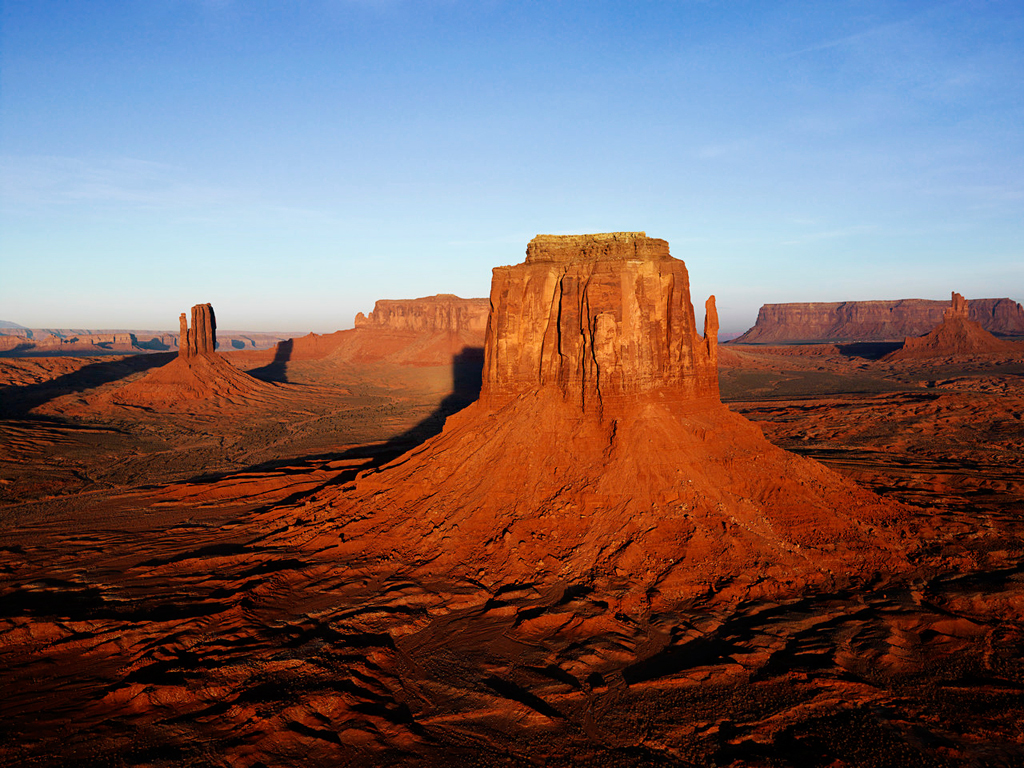
#> input picture pythonProject/Lektsia_13_Python_Rabota_s_grafikoy/image.jpg, 1024 x 768 px
$ python home_2.py
#> lines starting #> are read from the running program, lines starting #| are printed output that depends on the picture
from PIL import Image

image = Image.open("../image.jpg")
#> image is the input picture: PIL image 1024x768 RGB; mean R, G, B 119.4, 99.2, 100.1
# [13 lines of commented-out code are left out]

r, g, b = image.split()
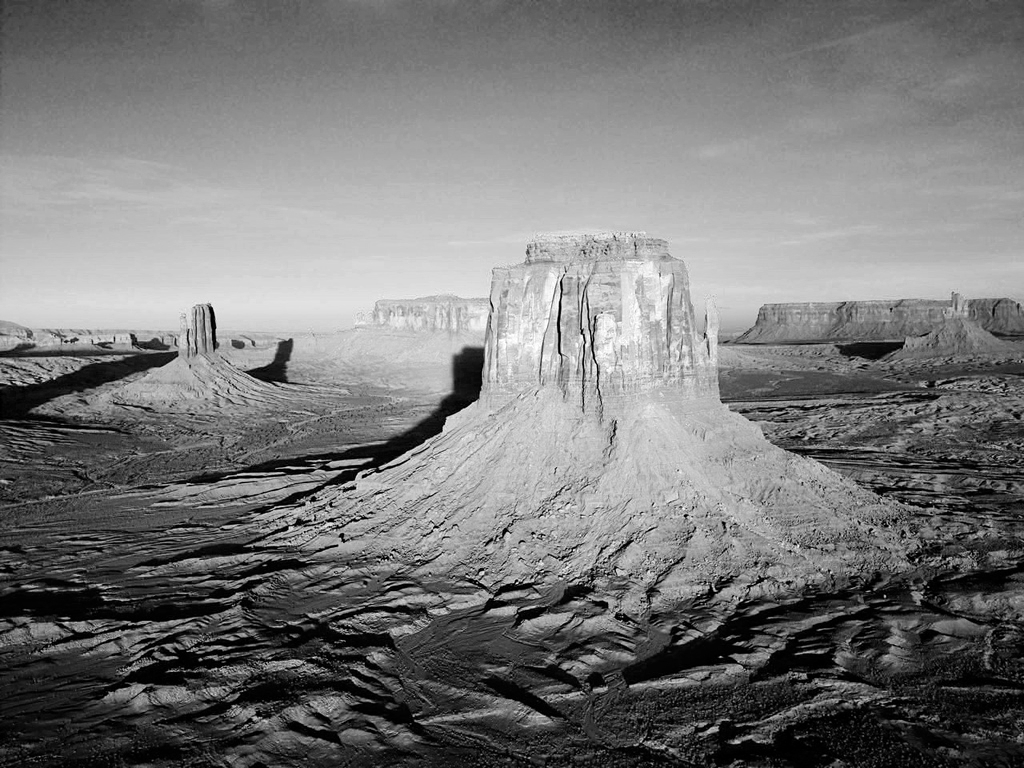
#> r: PIL image 1024x768 L; min 0, max 255, mean 119.4
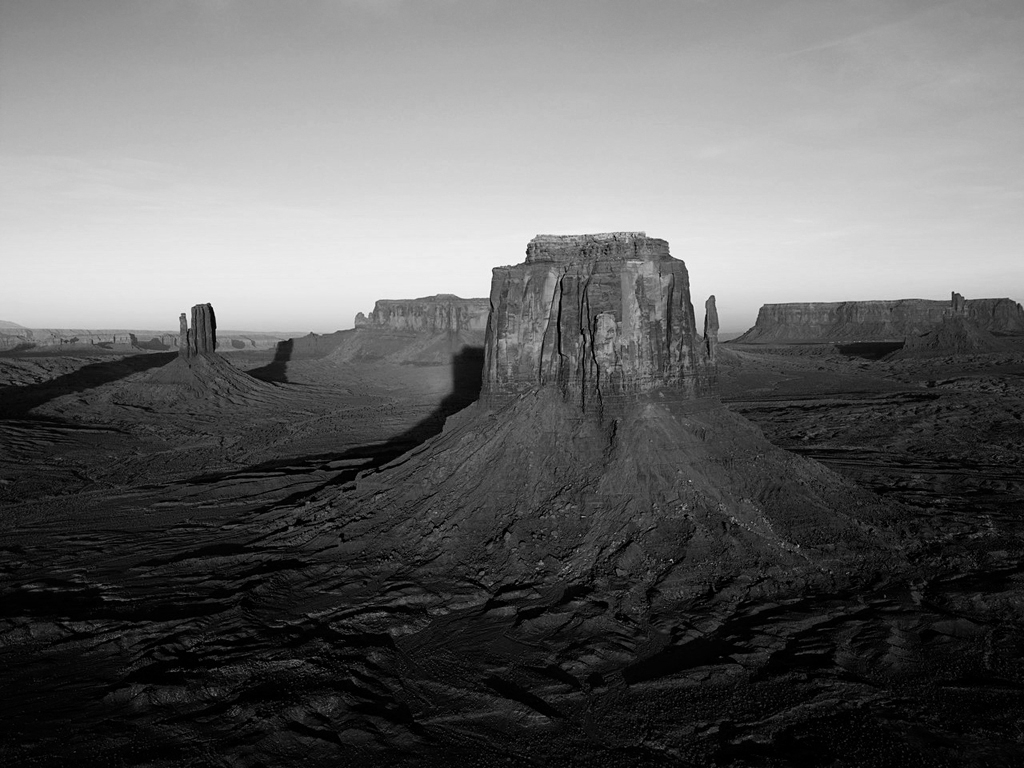
#> g: PIL image 1024x768 L; min 0, max 253, mean 99.2
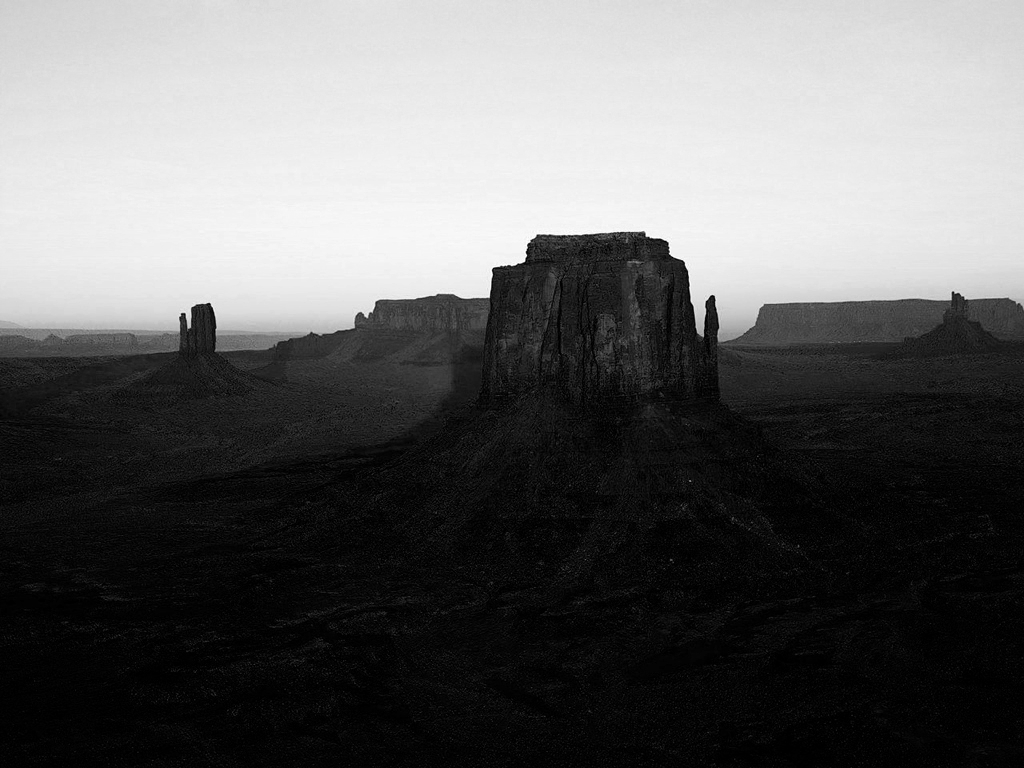
#> b: PIL image 1024x768 L; min 0, max 255, mean 100.1
